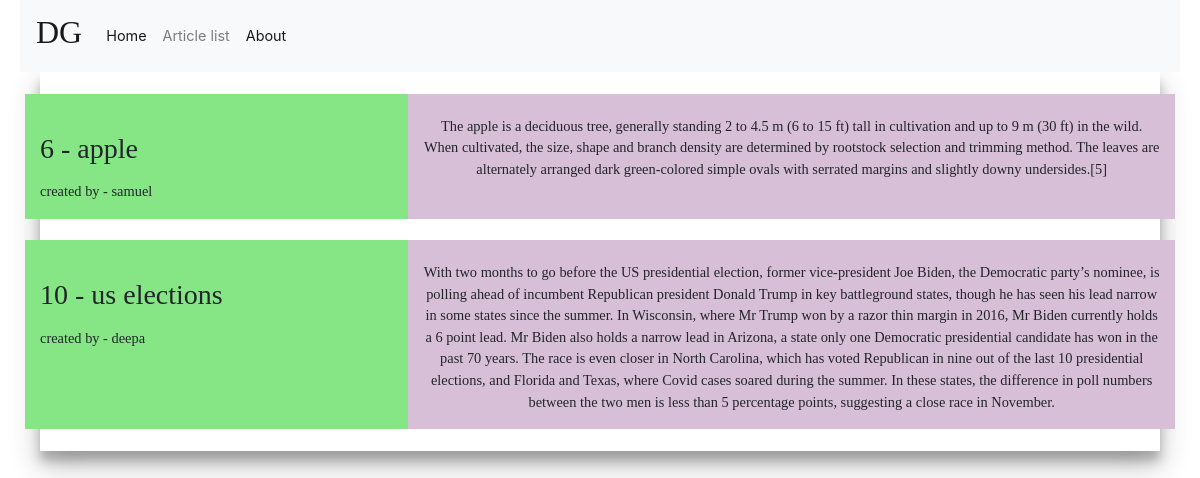
/blog/article-list, run on the app's committed database.
### blog/models.py (models this page shows, shortened)
class Article(models.Model):
    title   = models.CharField(max_length=120)#msx_length required
    content = models.TextField()
    active  = models.BooleanField(default=True)
    author = models.ForeignKey(settings.AUTH_USER_MODEL,on_delete=models.CASCADE,)

### blog/views.py (the view)
# urls.py: path('article-list', ArticleListView.as_view(),name='article-list'),
class ArticleListView(ListView):
    template_name='articles/article_list.html'
    queryset= Article.objects.all()

### blog/templates/articles/article_list.html (shortened to what this page needs)
{% extends 'navbar2.html'  %}
{% block content %}
</head>
<body>
            <div id="task-container">
                <br>
                     {% for instance in object_list %}
                            <div class="flex-wrapper">
                             <div class="example-container">
                                <div class="row">
                                    <div class="col-4" style="background-color:rgb(134, 230, 134)">
                                        <br>
                                        <p><h3> {{ instance.id }} - {{ instance.title}}</h3></p>
                                        <p>created by - {{ instance.author}}</p>
                                    </div>
                                    <div class="col-8" style="background-color:thistle;text-align: center;">
                                        <br>
                                        <p>{{ instance.content}}</p></div>
                                </div>
                                </div>
                            </div>
                                <br>
                           {% endfor %}
                    </div>
{% endblock %}

### static/css/sidebar.css (style rules this page uses)
body { font-size: 0.9rem; }

### static/css/styles.css (style rules this page uses)
* { box-sizing: border-box }

### blog/templates/articles/article_list.html (style rules this page uses)
h1,h2,h3,h4,h5,p,span,strike { font-family: cursive; }
#task-container { margin:0; box-shadow: 0 14px 28px rgba(0,0,0,0.25),0 10px 10px rgba(0,0,0,0.22); background-color: #fff; margin-bottom: 100px; justify-content: space-around; align-items: flex-start; margin-left: 20px; margin-right: 20px; }
.flex-wrapper { display: flex; }

### data on the page
Article: id "6", title "apple", author "samuel", content "The apple is a deciduous tree, generally standing 2 to 4.5 m (6 to 15 ft) tall in cultivation and up to 9 m (30 ft) in the wild. When cultivated, the size, shape and branch density are determined by rootstock selection and trimming method. The leaves are alternately arranged dark green-colored simple ovals with serrated margins and slightly downy undersides.[5]"
Article: id "10", title "us elections", author "deepa", content "With two months to go before the US presidential election, former vice-president Joe Biden, the Democratic party’s nominee, is polling ahead of incumbent Republican president Donald Trump in key battleground states, though he has seen his lead narrow in some states since the summer. In Wisconsin, where Mr Trump won by a razor thin margin in 2016, Mr Biden currently holds a 6 point lead. Mr Biden also holds a narrow lead in Arizona, a state only one Democratic presidential candidate has won in the past 70 years. The race is even closer in North Carolina, which has voted Republican in nine out of the last 10 presidential elections, and Florida and Texas, where Covid cases soared during the…"
